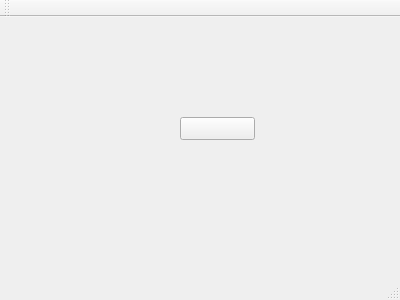
<?xml version="1.0" encoding="UTF-8"?>
<ui version="4.0">
 <class>MainWindow</class>
 <widget class="QMainWindow" name="MainWindow">
  <property name="geometry">
   <rect>
    <x>0</x>
    <y>0</y>
    <width>400</width>
    <height>300</height>
   </rect>
  </property>
  <property name="windowTitle">
   <string>MainWindow</string>
  </property>
  <widget class="QWidget" name="centralWidget">
   <widget class="QPushButton" name="pushButton">
    <property name="geometry">
     <rect>
      <x>180</x>
      <y>100</y>
      <width>75</width>
      <height>23</height>
     </rect>
    </property>
    <property name="text">
     <string/>
    </property>
    <property name="icon">
     <iconset theme=":"/>
    </property>
   </widget>
  </widget>
  <widget class="QMenuBar" name="menuBar">
   <property name="geometry">
    <rect>
     <x>0</x>
     <y>0</y>
     <width>400</width>
     <height>23</height>
    </rect>
   </property>
  </widget>
  <widget class="QToolBar" name="mainToolBar">
   <attribute name="toolBarArea">
    <enum>TopToolBarArea</enum>
   </attribute>
   <attribute name="toolBarBreak">
    <bool>false</bool>
   </attribute>
  </widget>
  <widget class="QStatusBar" name="statusBar"/>
 </widget>
 <layoutdefault spacing="6" margin="11"/>
 <resources/>
 <connections/>
</ui>
